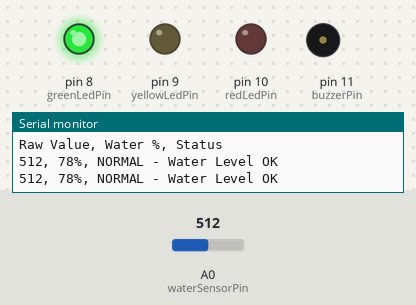
Simulated run of this sketch. Board: Arduino Uno, built with avr-gcc and run on an emulated ATmega328P. On the bench: output pins drawn as LEDs (lit = HIGH), buzzer (waves = sounding, pin HIGH), the last lines printed to the serial monitor. The inputs (shaded band) are chosen by the test bench; at power-on: A0 (waterSensorPin) = 512.

Above: at 1.2 s.
1.3 s: A0 (waterSensorPin) set to 211
3.3 s: A0 (waterSensorPin) set to 189
At 4.4 s:
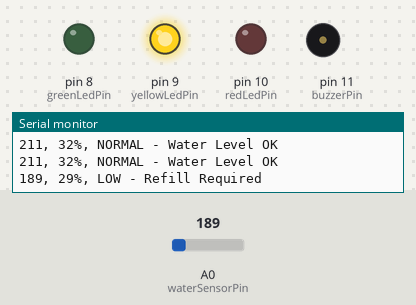
5.6 s: A0 (waterSensorPin) set to 111
7.3 s: A0 (waterSensorPin) set to 94
At 8.7 s:
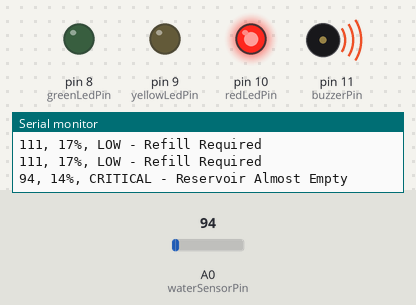
9.6 s: A0 (waterSensorPin) set to 122
At 11.3 s:
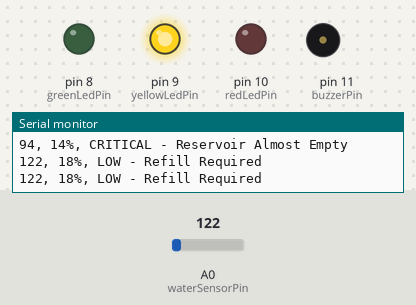
11.6 s: A0 (waterSensorPin) set to 20
At 13.1 s:
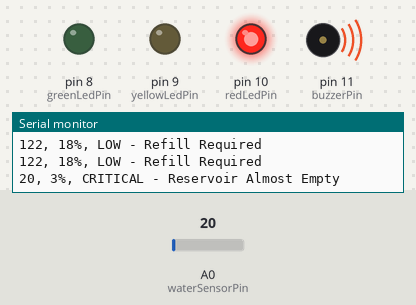
Timing chart, 0 to 14.6 s (numbered marks = the images above; inputs shaded):
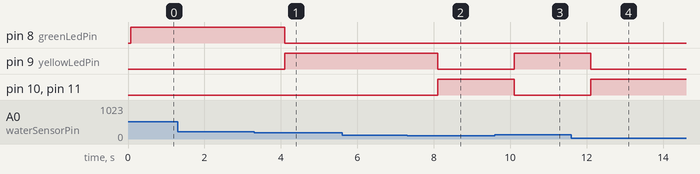

Measured:
- the behaviour switches between 202 and 201 on A0 (waterSensorPin) (found by bisection; images 0 and 1)
- the behaviour switches between 104 and 103 on A0 (waterSensorPin) (found by bisection; images 1 and 2)
- after the input at 3.3 s, pin 8 (greenLedPin): HIGH → LOW after 0.81 s; pin 9 (yellowLedPin): LOW → HIGH after 0.81 s
- after the input at 7.3 s, pin 9 (yellowLedPin): HIGH → LOW after 0.81 s; pin 10 (redLedPin), pin 11 (buzzerPin): LOW → HIGH after 0.81 s
- after the input at 9.6 s, pin 9 (yellowLedPin): LOW → HIGH after 0.51 s; pin 10 (redLedPin), pin 11 (buzzerPin): HIGH → LOW after 0.51 s
- after the input at 11.6 s, pin 9 (yellowLedPin): HIGH → LOW after 0.51 s; pin 10 (redLedPin), pin 11 (buzzerPin): LOW → HIGH after 0.51 s

The sketch:

Water_monitoring_plant_system.ino
```cpp
/* Date:29/05/2026
Title: C++/Arduino-based water-level monitoring system for plant reservoir
Module: XE703, Professional Development
Deisgner: Fiona Gillard

Description:
This system monitors the water level within a plant reservoir using a water level sensor.
The Arduino converts the sensor reading into a percentage and indicates the
system status using LEDs and a buzzer.

Status Levels:
- NORMAL
- LOW
- CRITICAL
*/

// PIN ASSIGNMENTS
// ======================================================

// Water level sensor connected to analogue input A0
const int waterSensorPin = A0;

// LED indicators
const int greenLedPin = 8;    // Normal condition
const int yellowLedPin = 9;   // Warning condition
const int redLedPin = 10;     // Critical condition

// Buzzer output
const int buzzerPin = 11;


// SENSOR CALIBRATION VALUES
// ======================================================

// Reading when sensor is dry
const int dryValue = 0;

// Reading when sensor is fully submerged
const int fullValue = 650;


// WATER LEVEL THRESHOLDS
// ======================================================

// 30% triggers warning
const int lowLevel = 30;

// 15% triggers a critical alarm
const int criticalLevel = 15;

void setup()
{
    // Start serial communication
    Serial.begin(9600);

    // Configure LEDs as outputs
    pinMode(greenLedPin, OUTPUT);
    pinMode(yellowLedPin, OUTPUT);
    pinMode(redLedPin, OUTPUT);

    // Configure buzzer as output
    pinMode(buzzerPin, OUTPUT);

    // Print startup message
    Serial.println("=================================");
    Serial.println("Water Level Monitoring System");
    Serial.println("=================================");
    Serial.println("Raw Value, Water %, Status");
}

// MAIN LOOP
// ======================================================

void loop()
{
    // Read analogue value from sensor
    int rawValue = analogRead(waterSensorPin);

    // Convert sensor value to percentage
    int waterPercent =
        map(rawValue, dryValue, fullValue, 0, 100);

    // Prevent values outside 0-100%
    waterPercent =
        constrain(waterPercent, 0, 100);

    // Print sensor information
    Serial.print(rawValue);
    Serial.print(", ");

    Serial.print(waterPercent);
    Serial.print("%, ");

    // CRITICAL WATER LEVEL
    // ==================================================

    if (waterPercent <= criticalLevel)
    {
        // Turn on red LED
        digitalWrite(redLedPin, HIGH);

        // Turn off other LEDs
        digitalWrite(yellowLedPin, LOW);
        digitalWrite(greenLedPin, LOW);

        // Activate buzzer
        digitalWrite(buzzerPin, HIGH);

        // Display system status
        Serial.println("CRITICAL - Reservoir Almost Empty");
    }

    // LOW WATER LEVEL
    // ==================================================

    else if (waterPercent <= lowLevel)
    {
        // Turn on warning LED
        digitalWrite(yellowLedPin, HIGH);

        // Turn off other LEDs
        digitalWrite(redLedPin, LOW);
        digitalWrite(greenLedPin, LOW);

        // Buzzer remains off
        digitalWrite(buzzerPin, LOW);

        // Display system status
        Serial.println("LOW - Refill Required");
    }

    // NORMAL WATER LEVEL
    // ==================================================

    else
    {
        // Turn on green LED
        digitalWrite(greenLedPin, HIGH);

        // Turn off warning devices
        digitalWrite(yellowLedPin, LOW);
        digitalWrite(redLedPin, LOW);
        digitalWrite(buzzerPin, LOW);

        // Display system status
        Serial.println("NORMAL - Water Level OK");
    }


    // Waits one second before next reading
    delay(1000);
}
```
